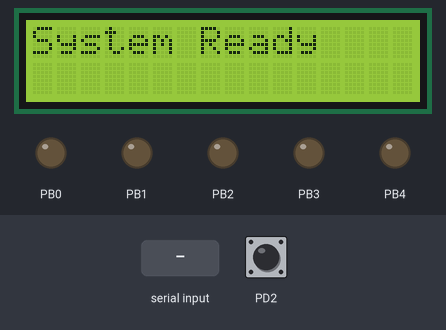
The program below on a simulated ATmega16, built with avr-gcc and emulated at 8 MHz. Parts: 16×2 character LCD, output pins drawn as LEDs (lit = HIGH). Wiring (inferred from the names in the program): character LCD (HD44780): RS PB7; R/W PB6; E PB5; data PC0, PC1, PC2, PC3, PC4, PC5, PC6, PC7. Inputs (shaded band) come from the test bench; at power-on: PD2 HIGH. Pins used as bus, display or sensor lines are not drawn; what the program prints to the serial monitor is not drawn.

Above: at 1.2 s.
1.3 s: PD2 pulled LOW for 0.15 s
At 2.7 s:
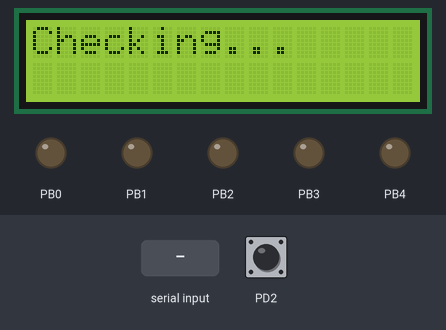
3.1 s: "F\n" received over Serial
At 4.0 s:
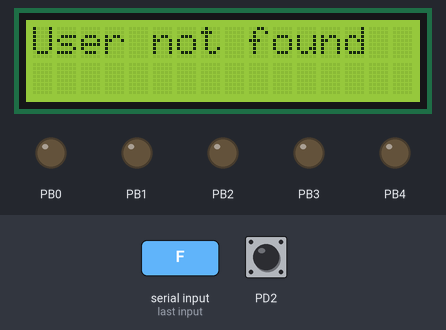
9.1 s: PD2 pulled LOW for 1 s
At 9.28 s:
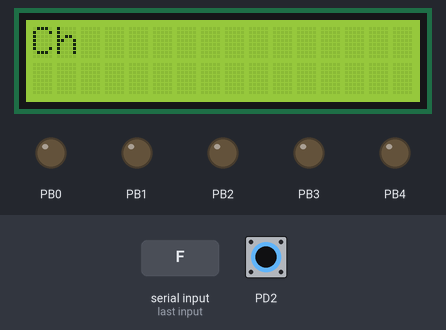
11.6 s: "T\n" received over Serial
At 12.7 s:
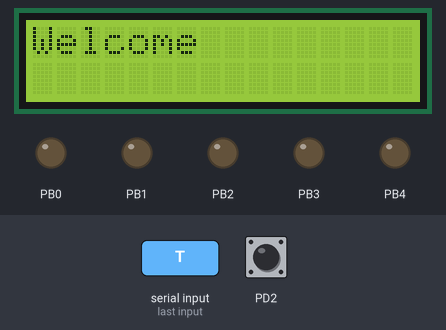
Timing chart, 0 to 14.6 s (numbered marks = the images above; inputs shaded):
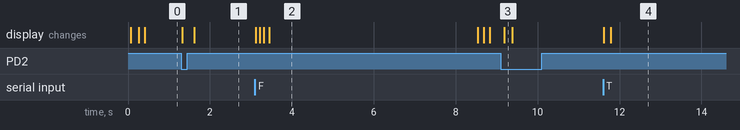

Measured:
- after the input at 1.3 s, the display: first changes at once (image 1 shows a later state)
- after the input at 3.1 s, the display: first changes at once (image 2 shows a later state)
- after the input at 9.1 s, the display: changes after 0.08 s (image 3)
- after the input at 11.6 s, the display: first changes at once (image 4 shows a later state)
- what the display in image 2 shows lasts 5.0 s, from 3.5 s to 8.5 s

The program:

main.c
```c
#define F_CPU 8000000UL
#include <avr/io.h>
#include <util/delay.h>
#include <avr/interrupt.h>
#include <string.h>
#include "lcd_lib.h"

/* ================= UART ================= */
#define BAUD 9600
#define UBRR_VAL ((F_CPU/16/BAUD)-1)
#define BUFFER_SIZE 32

volatile char rx_buffer[BUFFER_SIZE];
volatile uint8_t rx_index = 0;
volatile uint8_t string_ready = 0;

/* ================= SENSOR ================= */
volatile uint8_t sensor_flag = 0;

/* ================= TIME ================= */
volatile uint16_t tick_10ms = 0;

/* ================= STATE ================= */
typedef enum {
    STATE_IDLE,
    STATE_CHECKING,
    STATE_RESULT_OK,
    STATE_RESULT_FAIL
} system_state_t;

volatile system_state_t state = STATE_IDLE;

/* ================= UART ================= */
void UART_Init(void) {
    UBRRL = (uint8_t)UBRR_VAL;
    UBRRH = (uint8_t)(UBRR_VAL >> 8);
    UCSRB = (1<<RXEN) | (1<<TXEN) | (1<<RXCIE);
    UCSRC = (1<<URSEL) | (1<<UCSZ1) | (1<<UCSZ0);
}

void UART_TxChar(char ch) {
    while (!(UCSRA & (1<<UDRE)));
    UDR = ch;
}

void UART_SendString(const char *s) {
    while (*s) UART_TxChar(*s++);
    UART_TxChar('\r');
    UART_TxChar('\n');
}

/* ================= INTERRUPTS ================= */
/*
 * PATCH 1:
 * - Ch? coi '\n' là k?t thúc dòng.
 * - B? qua '\r' ?? tránh t?o "chu?i r?ng" khi PC g?i "\r\n".
 */
ISR(USART_RXC_vect) {
    char c = UDR;

    if (c == '\r') {
        return; // ignore CR
    }

    if (c == '\n') {                 // only LF terminates
        rx_buffer[rx_index] = 0;
        rx_index = 0;
        string_ready = 1;
        return;
    }

    if (rx_index < BUFFER_SIZE - 1) {
        rx_buffer[rx_index++] = c;
    }
}

ISR(INT0_vect) {
    if (state == STATE_IDLE && sensor_flag == 0) {
        sensor_flag = 1;
    }
}

/* ================= TIMER 10ms ================= */
ISR(TIMER0_COMP_vect) {
    tick_10ms++;
}

void timer0_init(void) {
    TCCR0 = (1<<WGM01) | (1<<CS02) | (1<<CS00); // CTC, prescaler 1024
    OCR0 = 78;                                 // ~10ms @8MHz
    TIMSK |= (1<<OCIE0);
}

/* ================= MAIN ================= */
int main(void) {
    DDRC = 0xFF;
    DDRB = 0xFF;

    LCD4_init();
    UART_Init();

    DDRD &= ~(1<<PD2);
    PORTD |= (1<<PD2);
    MCUCR |= (1<<ISC01);
    GICR |= (1<<INT0);

    timer0_init();
    sei();

    LCD4_write_string((unsigned char*)"System Ready");

    uint16_t state_timer = 0;

    while (1) {
        /* ===== SENSOR ===== */
        if (sensor_flag) {
            sensor_flag = 0;
            state = STATE_CHECKING;
            state_timer = tick_10ms;

            // --- RESET toàn b? data c? ---
            cli();
            string_ready = 0;
            rx_index = 0;
            memset((char*)rx_buffer, 0, BUFFER_SIZE);
            sei();

            // --- G?i yêu c?u m?i ---
            UART_SendString("NG");
            UART_SendString("CK");
            LCD4_clear();
            LCD4_write_string((unsigned char*)"Checking...");

            state = STATE_CHECKING;
            state_timer = tick_10ms;
        }

        /* ===== UART ===== */
        if (string_ready) {
            /*
             * PATCH 2:
             * Copy l?nh sang buffer local trong vùng b?o v? ng?t
             * ?? tránh ISR ghi ?è rx_buffer khi main ?ang strcmp().
             */
            char cmd[BUFFER_SIZE];

            cli();
            string_ready = 0;
            strcpy(cmd, (char*)rx_buffer);
            rx_buffer[0] = 0; // clear (optional)
            sei();

            if (strcmp(cmd, "RUOK") == 0) {
                UART_SendString("CF");
            }
            else if (state == STATE_CHECKING && cmd[0] == 'T') {
                LCD4_clear();
                LCD4_write_string((unsigned char*)"Welcome");
                LCD4_gotoxy(2,1);
                LCD4_write_string((unsigned char*)(cmd+1));
                state = STATE_RESULT_OK;
                state_timer = tick_10ms;
            }
            else if (state == STATE_CHECKING && strcmp(cmd, "F") == 0) {
                LCD4_clear();
                LCD4_write_string((unsigned char*)"User not found");
                state = STATE_RESULT_FAIL;
                state_timer = tick_10ms;
            }
        }

        /* ===== TIMEOUTS ===== */
        if (state == STATE_CHECKING && (tick_10ms - state_timer) > 1500) {
            LCD4_clear();
            LCD4_write_string((unsigned char*)"User not found");
            state = STATE_RESULT_FAIL;
            state_timer = tick_10ms;
        }

        if ((state == STATE_RESULT_OK || state == STATE_RESULT_FAIL) &&
            (tick_10ms - state_timer) > 500) {
            LCD4_clear();
            LCD4_write_string((unsigned char*)"System Ready");
            UART_SendString("RD");
            state = STATE_IDLE;
        }
    }
}
```

lcd_lib.c
```c
/*******************************
******* Mohammad Khaled ********
**** AVR LCD 8-bit & 4-bit *****
*******************************/
#include "lcd_lib.h"

void LCD_cmd(unsigned char cmd)
{
	LCD_DATA = cmd;
	_delay_ms(1);
	ctrl = (0<<rs)|(0<<rw)|(1<<en);
	_delay_ms(1);
	ctrl = (0<<rs)|(0<<rw)|(0<<en);
	_delay_ms(10);
}

void LCD4_cmd(unsigned char cmd)
{
	unsigned char value;
	value = (cmd & 0xf0);
	LCD_cmd(value);
	_delay_ms(1);
	value = ((cmd<<4) & 0xf0);
	LCD_cmd(value);
	_delay_ms(1);
}

void LCD_init()
{
	LCD_cmd(0x38);
	_delay_ms(1);
	LCD_cmd(0x01);
	_delay_ms(1);
	LCD_cmd(0x0E);
	_delay_ms(1);
	LCD_cmd(0x80);
	_delay_ms(1);
}

void LCD4_init()
{
	LCD4_cmd(0x02);
	_delay_ms(1);
	LCD4_cmd(0x28);
	_delay_ms(1);
	LCD4_cmd(0x0c);
	_delay_ms(1);
	LCD4_cmd(0x06);
	_delay_ms(1);
	LCD4_cmd(0x80);
	_delay_ms(1);
}

void LCD_write(unsigned char data)
{
	LCD_DATA = data;
	ctrl = (1<<rs)|(0<<rw)|(1<<en);
	_delay_ms(1);
	ctrl = (1<<rs)|(0<<rw)|(0<<en);
	_delay_ms(10);
}

void LCD4_write(unsigned char data)
{
	unsigned char value;
	value = (data & 0xf0);
	LCD_write(value);
	_delay_ms(1);
	value = ((data<<4) & 0xf0);
	LCD_write(value);
	_delay_ms(1);
}

void LCD_write_string(unsigned char *data)
{
	int n=0;
	while(data[n])
	{
		LCD_write(data[n]);
		n++;
		if (n==16)
		{
			LCD_cmd(0xC0);
		}
	}
}

void LCD4_write_string(unsigned char *data)
{
	int n=0;
	while(data[n])
	{
		LCD4_write(data[n]);
		n++;
		if (n==16)
		{
			LCD4_cmd(0xC0);
		}
	}
}

void LCD_gotoxy(int x, int y)
{
	if (x==1)
	{
		LCD_cmd(0x80);
		for (int i=1;i<y;i++)
		{
			LCD_cmd(0x06);
		}
	}
	if (x==2)
	{
		LCD_cmd(0xC0);
		for (int i=1;i<y;i++)
		{
			LCD_cmd(0x06);
		}
	}
}

void LCD4_gotoxy(int x, int y)
{
	y--;
	if (x==1)
	{
		LCD4_cmd(0x80+y);
	}
	if (x==2)
	{
		LCD4_cmd(0xC0+y);
	}
}

void LCD_clear()
{
	LCD_cmd(0x01);
}

void LCD4_clear()
{
	LCD4_cmd(0x01);
}
```

lcd_lib.h
```c
#define LCD_DATA PORTC
#define ctrl PORTB
#define rs PINB7
#define rw PINB6
#define en PINB5

#include <avr/io.h>
#include <util/delay.h>

void LCD_cmd(unsigned char);
void LCD4_cmd(unsigned char);
void LCD_init();
void LCD4_init();
void LCD_write(unsigned char);
void LCD4_write(unsigned char);
void LCD_write_string(unsigned char*);
void LCD4_write_string(unsigned char*);
void LCD_gotoxy(int, int);
void LCD4_gotoxy(int, int);
void LCD_clear();
void LCD4_clear();
```
